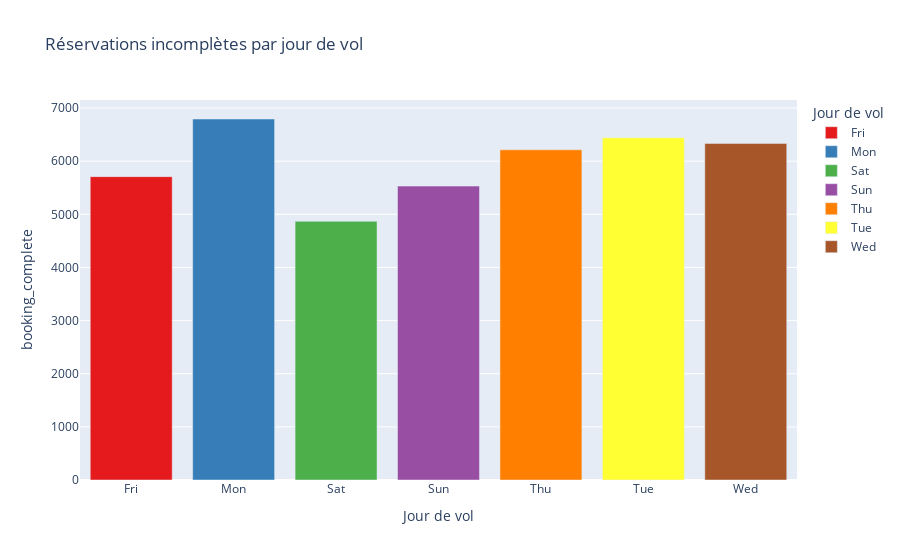

The notebook cell this image was saved under:
### Code cell
fig = px.bar(reservationcIN_par_jour, x='flight_day', y='booking_complete',
             title='Réservations incomplètes par jour de vol',
             labels={'flight_day': 'Jour de vol', 'booking_incomplete': 'Nombre de réservations incomplètes'},
             color='flight_day', color_discrete_sequence=px.colors.qualitative.Set1)

# Afficher le graphique
fig.show()

### Figure 1 — Plotly figure (JSON) as saved in the notebook; plotly's stock layout.template omitted (floating-point values rounded to 4 significant figures)
{"data": [{"alignmentgroup": "True", "hovertemplate": "Jour de vol=%{x}<br>booking_complete=%{y}<extra></extra>", "legendgroup": "Fri", "marker": {"color": "rgb(228,26,28)", "pattern": {"shape": ""}}, "name": "Fri", "offsetgroup": "Fri", "orientation": "v", "showlegend": true, "textposition": "auto", "type": "bar", "x": ["Fri"], "xaxis": "x", "y": [5709], "yaxis": "y"}, {"alignmentgroup": "True", "hovertemplate": "Jour de vol=%{x}<br>booking_complete=%{y}<extra></extra>", "legendgroup": "Mon", "marker": {"color": "rgb(55,126,184)", "pattern": {"shape": ""}}, "name": "Mon", "offsetgroup": "Mon", "orientation": "v", "showlegend": true, "textposition": "auto", "type": "bar", "x": ["Mon"], "xaxis": "x", "y": [6794], "yaxis": "y"}, {"alignmentgroup": "True", "hovertemplate": "Jour de vol=%{x}<br>booking_complete=%{y}<extra></extra>", "legendgroup": "Sat", "marker": {"color": "rgb(77,175,74)", "pattern": {"shape": ""}}, "name": "Sat", "offsetgroup": "Sat", "orientation": "v", "showlegend": true, "textposition": "auto", "type": "bar", "x": ["Sat"], "xaxis": "x", "y": [4868], "yaxis": "y"}, {"alignmentgroup": "True", "hovertemplate": "Jour de vol=%{x}<br>booking_complete=%{y}<extra></extra>", "legendgroup": "Sun", "marker": {"color": "rgb(152,78,163)", "pattern": {"shape": ""}}, "name": "Sun", "offsetgroup": "Sun", "orientation": "v", "showlegend": true, "textposition": "auto", "type": "bar", "x": ["Sun"], "xaxis": "x", "y": [5531], "yaxis": "y"}, {"alignmentgroup": "True", "hovertemplate": "Jour de vol=%{x}<br>booking_complete=%{y}<extra></extra>", "legendgroup": "Thu", "marker": {"color": "rgb(255,127,0)", "pattern": {"shape": ""}}, "name": "Thu", "offsetgroup": "Thu", "orientation": "v", "showlegend": true, "textposition": "auto", "type": "bar", "x": ["Thu"], "xaxis": "x", "y": [6214], "yaxis": "y"}, {"alignmentgroup": "True", "hovertemplate": "Jour de vol=%{x}<br>booking_complete=%{y}<extra></extra>", "legendgroup": "Tue", "marker": {"color": "rgb(255,255,51)", "pattern": {"shape": ""}}, "name": "Tue", "offsetgroup": "Tue", "orientation": "v", "showlegend": true, "textposition": "auto", "type": "bar", "x": ["Tue"], "xaxis": "x", "y": [6442], "yaxis": "y"}, {"alignmentgroup": "True", "hovertemplate": "Jour de vol=%{x}<br>booking_complete=%{y}<extra></extra>", "legendgroup": "Wed", "marker": {"color": "rgb(166,86,40)", "pattern": {"shape": ""}}, "name": "Wed", "offsetgroup": "Wed", "orientation": "v", "showlegend": true, "textposition": "auto", "type": "bar", "x": ["Wed"], "xaxis": "x", "y": [6332], "yaxis": "y"}], "layout": {"barmode": "relative", "legend": {"title": {"text": "Jour de vol"}, "tracegroupgap": 0}, "title": {"text": "Réservations incomplètes par jour de vol"}, "xaxis": {"anchor": "y", "categoryarray": ["Fri", "Mon", "Sat", "Sun", "Thu", "Tue", "Wed"], "categoryorder": "array", "domain": [0, 1], "title": {"text": "Jour de vol"}}, "yaxis": {"anchor": "x", "domain": [0, 1], "title": {"text": "booking_complete"}}}}
